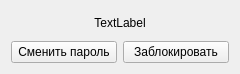
<?xml version="1.0" encoding="UTF-8"?>
<ui version="4.0">
 <class>user_bt</class>
 <widget class="QWidget" name="user_bt">
  <property name="geometry">
   <rect>
    <x>0</x>
    <y>0</y>
    <width>240</width>
    <height>74</height>
   </rect>
  </property>
  <property name="sizePolicy">
   <sizepolicy hsizetype="Preferred" vsizetype="Preferred">
    <horstretch>0</horstretch>
    <verstretch>0</verstretch>
   </sizepolicy>
  </property>
  <property name="minimumSize">
   <size>
    <width>240</width>
    <height>74</height>
   </size>
  </property>
  <property name="windowTitle">
   <string>Form</string>
  </property>
  <property name="autoFillBackground">
   <bool>true</bool>
  </property>
  <layout class="QGridLayout" name="gridLayout">
   <property name="sizeConstraint">
    <enum>QLayout::SetNoConstraint</enum>
   </property>
   <item row="0" column="0">
    <layout class="QVBoxLayout" name="verticalLayout">
     <item>
      <widget class="QLabel" name="label">
       <property name="text">
        <string>TextLabel</string>
       </property>
       <property name="alignment">
        <set>Qt::AlignCenter</set>
       </property>
      </widget>
     </item>
     <item>
      <layout class="QHBoxLayout" name="horizontalLayout">
       <item>
        <widget class="QPushButton" name="Chabt">
         <property name="text">
          <string>Сменить пароль</string>
         </property>
        </widget>
       </item>
       <item>
        <widget class="QPushButton" name="pushButton_2">
         <property name="text">
          <string>Заблокировать</string>
         </property>
        </widget>
       </item>
      </layout>
     </item>
    </layout>
   </item>
  </layout>
 </widget>
 <resources/>
 <connections/>
</ui>
